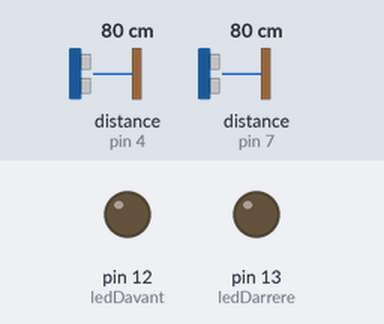
This sketch was run on a simulated Arduino Uno, built with avr-gcc and run on an emulated ATmega328P. Shown: output pins drawn as LEDs (lit = HIGH). Inputs (shaded band) come from the test bench; at power-on: distance to the obstacle (sensors on pin 4, pin 7) 80 cm. The echo pulse lasts 58.3 µs per cm.

Above: at 1.2 s.
1.3 s: distance to the obstacle (sensor on pin 4) set to 12 cm
2.8 s: distance to the obstacle (sensor on pin 4) set to 9 cm
At 3.8 s:
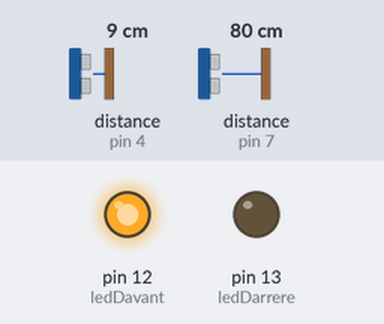
4.3 s: distance to the obstacle (sensor on pin 7) set to 12 cm
5.8 s: distance to the obstacle (sensor on pin 7) set to 9 cm
At 6.1 s:
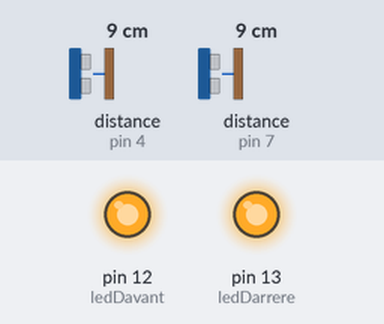
7.3 s: distance to the obstacle (sensor on pin 4) set to 18 cm
At 8.4 s:
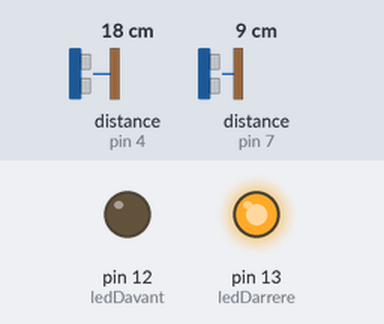
8.8 s: distance to the obstacle (sensor on pin 4) set to 2 cm
At 9.6 s:
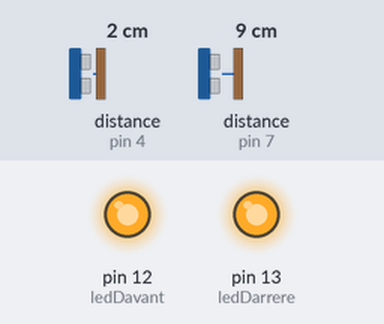
Timing chart, 0 to 11.3 s (numbered marks = the images above; inputs shaded):
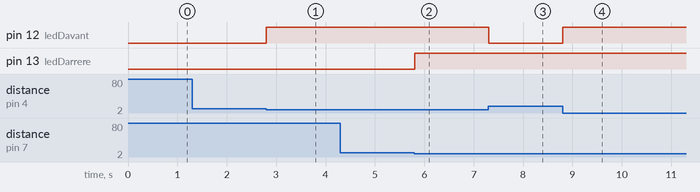

The sketch:

TestRadar.ino
```cpp
#include <NewPing.h>
#include <millisDelay.h>

#define NUM_RADAR     2   // Nombre de sensors utilitzats.
#define DISTANCIA_MAX 10 // Distància màxima de detecció en cm.

byte ledDavant =   12;
byte ledDarrere =  13;

byte dis[NUM_RADAR] = {0, 0}; //Variables de distància: 0-davant, 1-darrere

NewPing sonar[NUM_RADAR] = {   // Sensor object array.
  NewPing(4, 4, DISTANCIA_MAX), // Per cada sensor s'ha de definir el pin de trigger, el de echo i la distància màxima de detecció.
  NewPing(7, 7, DISTANCIA_MAX)
};

millisDelay pingDelay;

void setup() {
  //Serial.begin(9600); // Open serial monitor at 115200 baud to see ping results.
  pinMode (ledDavant, OUTPUT);
  pinMode (ledDarrere, OUTPUT);
  pingDelay.start(50);
}

void loop() {
  if (pingDelay.justFinished()) {
    pingDelay.repeat();
    sonar[0].ping_timer(echoCheck0);
    sonar[1].ping_timer(echoCheck1);
  }
  // Do other stuff here, really. Think of it as multi-tasking.
  /*for (int i = 0; i < NUM_RADAR; i++) {
    Serial.print("Radar nº ");
    Serial.print(i);
    Serial.print(" Mesurat: ");
    Serial.print(dis[i]);
    Serial.print("cm ");
    Serial.println("  /  ");
  }
  delay(250);*/

}

void echoCheck0() { // Timer2 interrupt calls this function every 24uS where you can check the ping status.
  // Don't do anything here!
    if (sonar[0].check_timer()) {
      dis[0] = sonar[0].ping_result / US_ROUNDTRIP_CM;
      digitalWrite(ledDavant, HIGH);
    } else {
      digitalWrite(ledDavant, LOW);
      dis[0] = 0;
    }
  // Don't do anything here!
}

void echoCheck1() { // Timer2 interrupt calls this function every 24uS where you can check the ping status.
  // Don't do anything here!
    if (sonar[1].check_timer()) {
      dis[1] = sonar[1].ping_result / US_ROUNDTRIP_CM;
      digitalWrite(ledDarrere, HIGH);
    } else {
      dis[1] = 0;
      digitalWrite(ledDarrere, LOW);
    }
  // Don't do anything here!
}
```

Measured:
- the behaviour switches between 11 and 10 cm on distance to the obstacle (sensor on pin 4) (found by bisection; images 0 and 1)
- the behaviour switches between 11 and 10 cm on distance to the obstacle (sensor on pin 7) (found by bisection; images 1 and 2)
- after the input at 1.3 s, every drawn part: stays the same
- after the input at 2.8 s, pin 12 (ledDavant): LOW → HIGH at once
- after the input at 4.3 s, every drawn part: stays the same
- after the input at 5.8 s, pin 13 (ledDarrere): LOW → HIGH at once
- after the input at 7.3 s, pin 12 (ledDavant): HIGH → LOW at once
- after the input at 8.8 s, pin 12 (ledDavant): LOW → HIGH at once
